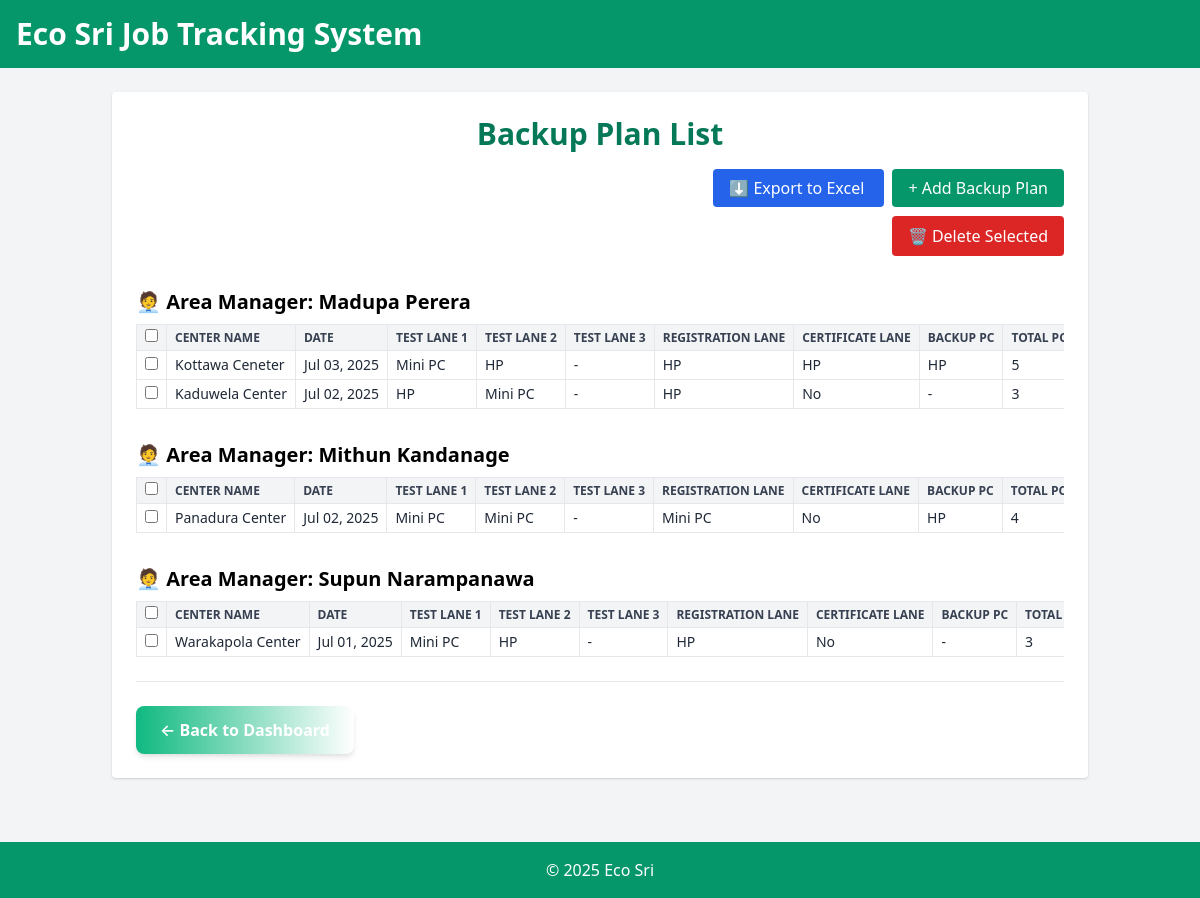
/backupplans/, run on the app's committed database.
### tracking/models.py (models this page shows)
class BackupPlan(models.Model):
    PC_TYPE_CHOICES = [
    ('Desktop', 'Desktop'),
    ('Mini PC', 'Mini PC'),
    ('HP', 'HP'),
    ('Eswis', 'Eswis'),
    ]
    date = models.DateField()
    center_name = models.CharField(max_length=100)
    details_given_by = models.CharField(max_length=100)
    area_manager = models.CharField(max_length=100)
    testing_lane_1_pc = models.CharField(max_length=20, choices=PC_TYPE_CHOICES, null=True, blank=True)
    testing_lane_1_monitor = models.BooleanField(default=False)
    testing_lane_2_pc = models.CharField(max_length=20, choices=PC_TYPE_CHOICES, null=True, blank=True)
    testing_lane_2_monitor = models.BooleanField(default=False)
    testing_lane_3_pc = models.CharField(max_length=20, choices=PC_TYPE_CHOICES, null=True, blank=True)
    testing_lane_3_monitor = models.BooleanField(default=False)
    registration_lane_pc = models.CharField(max_length=20, choices=PC_TYPE_CHOICES, null=True, blank=True)
    registration_lane_monitor = models.BooleanField(default=False)
    certificate_lane_pc = models.CharField(max_length=20, choices=PC_TYPE_CHOICES, null=True, blank=True)
    certificate_lane_monitor = models.BooleanField(default=False)
    backup_pc = models.CharField(max_length=20, choices=PC_TYPE_CHOICES, null=True, blank=True)
    backup_monitor = models.BooleanField(default=False)
    fingerprint_machines = models.PositiveIntegerField(default=0)
    backup_fingerprint_machines = models.PositiveIntegerField(default=0)
    ups = models.PositiveIntegerField(default=0)
    backup_ups = models.PositiveIntegerField(default=0)
    wingles = models.PositiveIntegerField(default=0)
    backup_wingles = models.PositiveIntegerField(default=0)
    dongles = models.PositiveIntegerField(default=0)
    backup_dongles = models.PositiveIntegerField(default=0)
    octopuses = models.PositiveIntegerField(default=0)
    backup_octopuses = models.PositiveIntegerField(default=0)
    remark = models.TextField(null=True, blank=True)
    created_at = models.DateTimeField(auto_now_add=True)
    created_by = models.ForeignKey(User, on_delete=models.CASCADE)
    def pc_count(self, pc_field_value):
        return 1 if pc_field_value and pc_field_value.strip() else 0
    @property
    def total_pc(self):
        return (
            self.pc_count(self.testing_lane_1_pc) +
            self.pc_count(self.testing_lane_2_pc) +
            self.pc_count(self.testing_lane_3_pc) +
            self.pc_count(self.registration_lane_pc) +
            self.pc_count(self.certificate_lane_pc) +
            self.pc_count(self.backup_pc)
        )
    @property
    def total_monitors(self):
        return sum([
            int(self.testing_lane_1_monitor),
            int(self.testing_lane_2_monitor),
            int(self.testing_lane_3_monitor),
            int(self.registration_lane_monitor),
            int(self.certificate_lane_monitor),
            int(self.backup_monitor),
        ])

### tracking/views.py (the view)
# urls.py: path('backupplans/', views.backupplan_list, name='backupplan_list'),
def backupplan_list(request):
    all_plans = BackupPlan.objects.all().order_by('-date')
    grouped = defaultdict(list)
    for plan in all_plans:
        grouped[plan.area_manager].append(plan)
    return render(request, 'tracking/backupplan/backupplan_list.html', {
        'backupplans': dict(grouped)
    })

### tracking/templates/tracking/backupplan/backupplan_list.html (shortened to what this page needs)
{% extends "base.html" %}
{% block content %}
<div class="max-w-7xl mx-auto p-6 bg-white rounded shadow">
  <h1 class="text-3xl font-bold mb-6 text-center text-green-700">Backup Plan List</h1>
  <div class="text-right mb-4 space-x-2">
    <a href="{% url 'export_backupplans_excel' %}" class="bg-blue-600 text-white px-4 py-2 rounded hover:bg-blue-700">
      ⬇️ Export to Excel
    </a>
    <a href="{% url 'add_backupplan' %}" class="bg-green-600 text-white px-4 py-2 rounded hover:bg-green-700">
      + Add Backup Plan
    </a>
  </div>
  <form method="post" action="{% url 'delete_selected_backupplans' %}">
    <div class="text-right mb-4">
      <button type="submit" class="bg-red-600 text-white px-4 py-2 rounded hover:bg-red-700">
        🗑 Delete Selected
      </button>
    </div>
    {% if backupplans %}
      {% for manager, plans in backupplans.items %}
        <h2 class="text-xl font-semibold mt-8 mb-2">🧑‍💼 Area Manager: {{ manager }}</h2>
        <div class="overflow-x-auto mb-6">
          <table class="table-auto w-full border border-gray-300 text-sm text-left whitespace-nowrap">
            <thead class="bg-gray-100 text-xs uppercase text-gray-700">
              <tr>
                <th class="border px-2 py-1 text-center">
                  <input type="checkbox" class="select-all" data-group="group-{{ forloop.counter }}">
                </th>
                <th class="border px-2 py-1">Center Name</th>
                <th class="border px-2 py-1">Date</th>
                <th class="border px-2 py-1">Test Lane 1</th>
                <th class="border px-2 py-1">Test Lane 2</th>
                <th class="border px-2 py-1">Test Lane 3</th>
                <th class="border px-2 py-1">Registration Lane</th>
                <th class="border px-2 py-1">Certificate Lane</th>
                <th class="border px-2 py-1">Backup PC</th>
                <th class="border px-2 py-1">Total PCs</th>
              </tr>
            </thead>
            <tbody class="text-gray-800">
              {% for plan in plans %}
                <tr class="hover:bg-gray-50">
                  <td class="border px-2 py-1 text-center">
                    <input type="checkbox" name="selected_backupplans" value="{{ plan.id }}" class="group-{{ forloop.parentloop.counter }}">
                  </td>
                  <td class="border px-2 py-1">{{ plan.center_name }}</td>
                  <td class="border px-2 py-1">{{ plan.date|date:"M d, Y" }}</td>
                  <td class="border px-2 py-1">{{ plan.testing_lane_1_pc }}</td>
                  <td class="border px-2 py-1">{{ plan.testing_lane_2_pc }}</td>
                  <td class="border px-2 py-1">{{ plan.testing_lane_3_pc|default:"-" }}</td>
                  <td class="border px-2 py-1">{{ plan.registration_lane_pc }}</td>
                  <td class="border px-2 py-1">{{ plan.certificate_lane_pc|default:"No" }}</td>
                  <td class="border px-2 py-1">{{ plan.backup_pc|default:"-" }}</td>
                  <td class="border px-2 py-1">{{ plan.total_pc }}</td>
                </tr>
              {% endfor %}
            </tbody>
          </table>
        </div>
      {% endfor %}
    {% else %}
      <p class="text-gray-500">No backup plans available.</p>
    {% endif %}
    <div class="flex justify-between items-center pt-6 border-t border-gray-200 mt-4">
      <a href="{% url 'dashboard' %}" class="bg-gradient-to-r from-green-500 to-emerald-600 text-white px-6 py-3 rounded-lg font-semibold shadow-md hover:shadow-xl transition transform hover:-translate-y-0.5">
        ← Back to Dashboard
      </a>
    </div>
  </form>
</div>
{% endblock %}

### data on the page
BackupPlan: area_manager "Madupa Perera", center_name "Kottawa Ceneter", date "Jul 03, 2025", testing_lane_1_pc "Mini PC", testing_lane_2_pc "HP", testing_lane_3_pc "-", registration_lane_pc "HP", certificate_lane_pc "HP", backup_pc "HP", total_pc "5"
BackupPlan: center_name "Kaduwela Center", date "Jul 02, 2025", testing_lane_1_pc "HP", testing_lane_2_pc "Mini PC", testing_lane_3_pc "-", registration_lane_pc "HP", certificate_lane_pc "No", backup_pc "-", total_pc "3"
BackupPlan: area_manager "Mithun Kandanage", center_name "Panadura Center", date "Jul 02, 2025", testing_lane_1_pc "Mini PC", testing_lane_2_pc "Mini PC", testing_lane_3_pc "-", registration_lane_pc "Mini PC", certificate_lane_pc "No", backup_pc "HP", total_pc "4"
BackupPlan: area_manager "Supun Narampanawa", center_name "Warakapola Center", date "Jul 01, 2025", testing_lane_1_pc "Mini PC", testing_lane_2_pc "HP", testing_lane_3_pc "-", registration_lane_pc "HP", certificate_lane_pc "No", backup_pc "-", total_pc "3"
